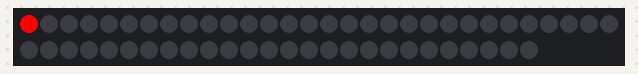
Bench run of a sketch on a simulated Arduino Uno, built with avr-gcc and run on an emulated ATmega328P. Shown: 56 RGB LEDs in strip order, left to right, continuing on the next row.

Above: at 0.05 s.
At 1.48 s:
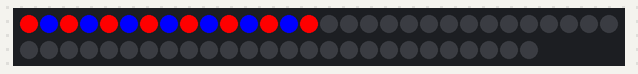
At 2.91 s:
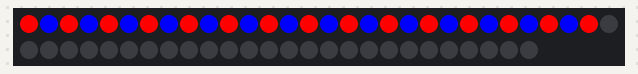
At 4.25 s:
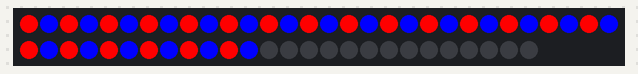
At 5.7 s:
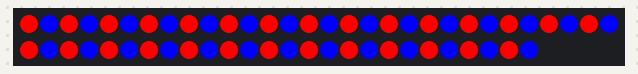

The sketch:

TestLEDStrip.ino
```cpp
#include <FastLED.h>

#define LED_PIN 5
#define NUM_LEDS 56

CRGB leds[NUM_LEDS];

void setup() {
  FastLED.addLeds<WS2812, LED_PIN, GRB>(leds, NUM_LEDS);
}

void loop() {
  for(int i=0;i<56;i++) {
    if(i%2 == 0) {
      leds[i] = CRGB(255, 0, 0);
    FastLED.show();
    delay(100);
    } else {
      leds[i] = CRGB(0, 0, 255);
    FastLED.show();
    delay(100);
    }
  }
}
```
